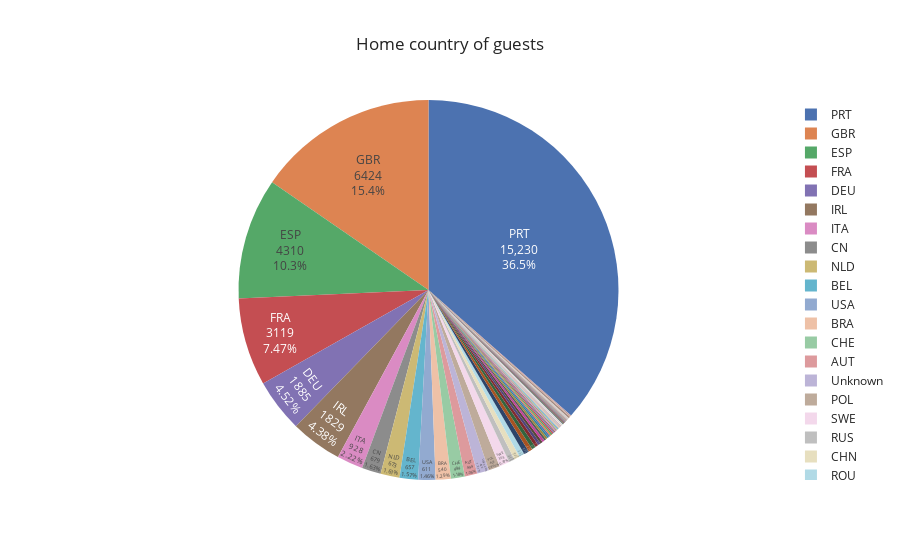

The code cell stored with this chart in its notebook:
### Markdown cell above
<h3> Where do the guests come from? </h3>

### Code cell
# get number of acutal guests by country
country_data = pd.DataFrame(balanced_dataset.loc[data_cln["is_canceled"] == 0]["country"].value_counts())
#country_data.index.name = "country"
country_data.rename(columns={"country": "Number of Guests"}, inplace=True)
total_guests = country_data["Number of Guests"].sum()
country_data["Guests in %"] = round(country_data["Number of Guests"] / total_guests * 100, 2)
country_data["country"] = country_data.index
#country_data.loc[country_data["Guests in %"] < 2, "country"] = "Other"

# pie plot
fig = px.pie(country_data,
             values="Number of Guests",
             names="country",
             title="Home country of guests",
             template="seaborn")
fig.update_traces(textposition="inside", textinfo="value+percent+label")
fig.show()

### Figure 1 — Plotly figure (JSON) as saved in the notebook; plotly's stock layout.template omitted (floating-point values rounded to 4 significant figures; data arrays with more than 128 entries replaced by an {"elided": "..."} marker saying what was removed)
{"data": [{"domain": {"x": [0, 1], "y": [0, 1]}, "hovertemplate": "country=%{label}<br>Number of Guests=%{value}<extra></extra>", "labels": {"elided": "136 str values"}, "legendgroup": "", "name": "", "showlegend": true, "textinfo": "value+percent+label", "textposition": "inside", "type": "pie", "values": {"elided": "136 int values"}}], "layout": {"legend": {"tracegroupgap": 0}, "title": {"text": "Home country of guests"}}}
